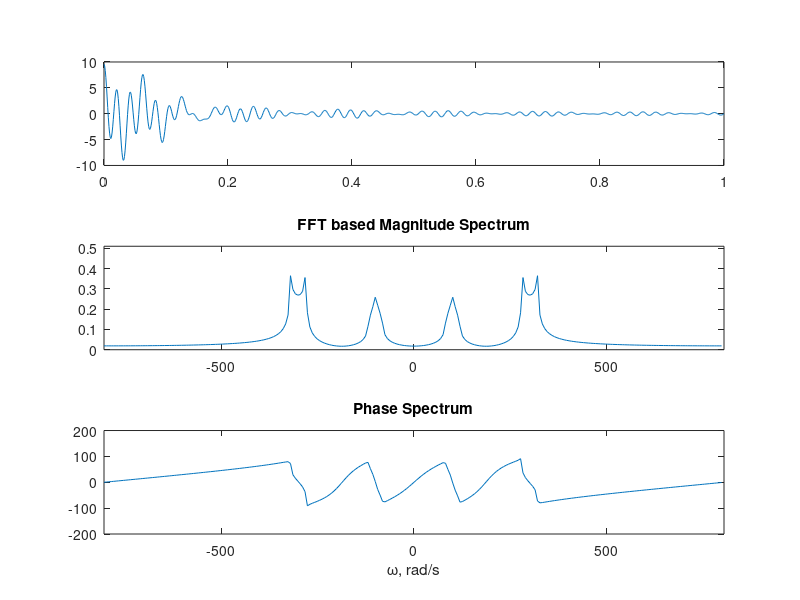

The MATLAB script that drew this image:
%LAB 8
%NAME: Terry-Ann Sneed
%FALL 2018

clc
clear all
close all

t = 0:.001:1;
f = (20/pi)*sinc((20*t)/pi).*cos(300*t)+(10/pi).*sinc((10*t)/pi).^2.*cos(100*t);
subplot(311),plot(t,f)

T1 = 0;  
T2 = 1;  
No = 256;
Ts = (T2 - T1)/No; 
t = T1:Ts:T2-Ts; 
ws = 2*pi/Ts/No;       
w = -pi/Ts:ws:pi/Ts-ws;  
f = (20/pi)*sinc((20*t)/pi).*cos(300*t)+(10/pi).*sinc((10*t)/pi).^2.*cos(100*t);      
FF = fft(f);
FF = fftshift(FF);                      
FF = Ts*FF; figure(1); 
subplot(312),plot(w,abs(FF)),title('FFT based Magnitude Spectrum'); 
axis([-pi/Ts pi/Ts 0 0.51]); 
subplot(313),plot(w,angle(FF)*180/pi),title('Phase Spectrum'); 
axis([-pi/Ts pi/Ts -200 200]); 
xlabel('\omega, rad/s'); 
 
 